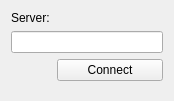
<?xml version="1.0" encoding="UTF-8"?>
<ui version="4.0">
 <class>MainWindow</class>
 <widget class="QMainWindow" name="MainWindow">
  <property name="geometry">
   <rect>
    <x>0</x>
    <y>0</y>
    <width>174</width>
    <height>101</height>
   </rect>
  </property>
  <property name="windowTitle">
   <string>MainWindow</string>
  </property>
  <widget class="QWidget" name="centralWidget">
   <layout class="QFormLayout" name="formLayout">
    <item row="0" column="0">
     <widget class="QLabel" name="label">
      <property name="text">
       <string>Server:</string>
      </property>
     </widget>
    </item>
    <item row="1" column="0" colspan="2">
     <widget class="QLineEdit" name="lineEdit"/>
    </item>
    <item row="2" column="0">
     <spacer name="horizontalSpacer">
      <property name="orientation">
       <enum>Qt::Horizontal</enum>
      </property>
      <property name="sizeHint" stdset="0">
       <size>
        <width>40</width>
        <height>20</height>
       </size>
      </property>
     </spacer>
    </item>
    <item row="2" column="1">
     <widget class="QPushButton" name="pushButton">
      <property name="text">
       <string>Connect</string>
      </property>
     </widget>
    </item>
   </layout>
  </widget>
 </widget>
 <layoutdefault spacing="6" margin="11"/>
 <resources/>
 <connections/>
</ui>
